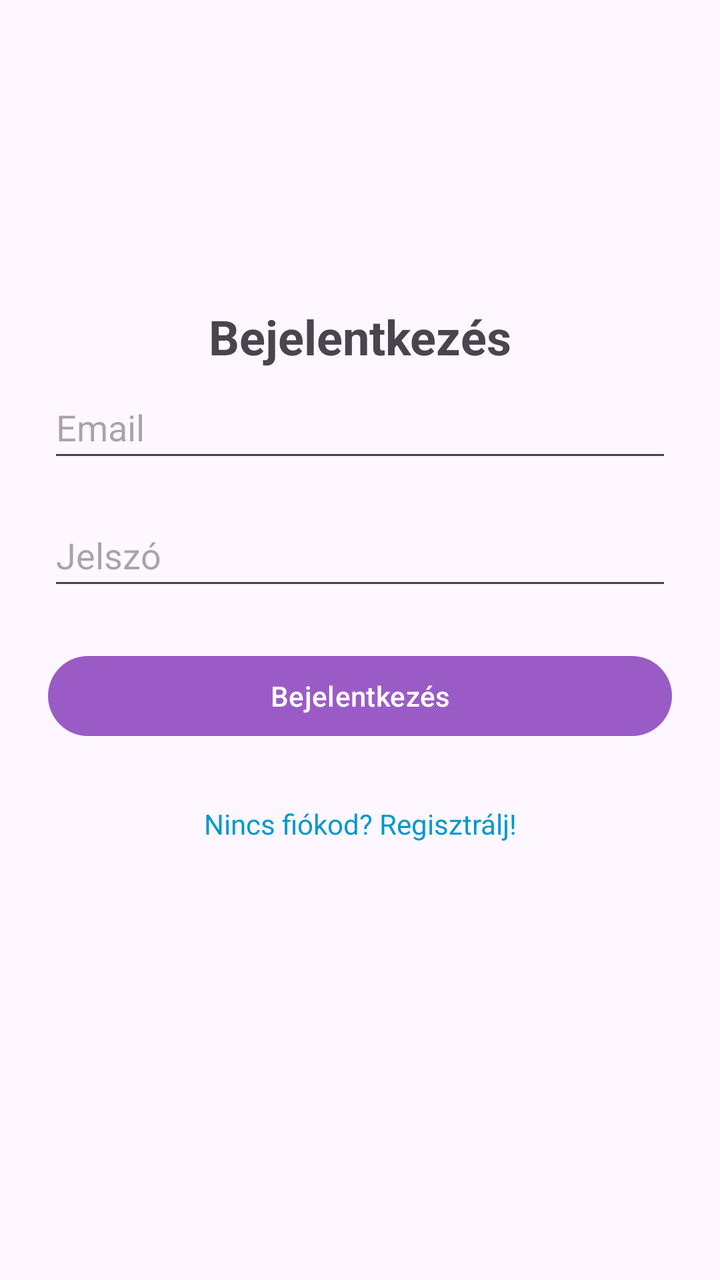
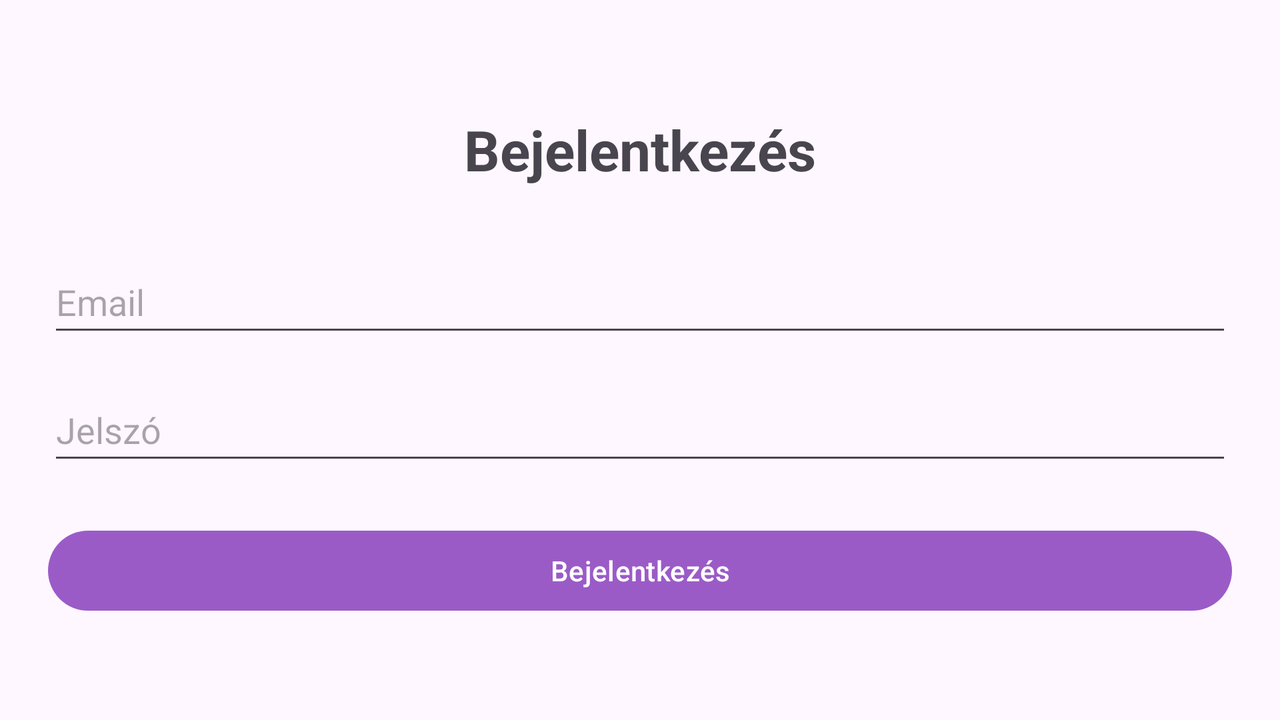

One screen, two layout resources from the same app: the default and the repository's alternative for another configuration. Each is rendered where Android would select it; the XML of both is given below.
<!-- AndroidManifest.xml: application theme Base.Theme.MyApplication -->
<!-- res/layout/activity_main.xml -->
<?xml version="1.0" encoding="utf-8"?>
<androidx.constraintlayout.widget.ConstraintLayout xmlns:android="http://schemas.android.com/apk/res/android"
    xmlns:app="http://schemas.android.com/apk/res-auto"
    xmlns:tools="http://schemas.android.com/tools"
    android:layout_width="match_parent"
    android:layout_height="match_parent"
    tools:context=".ui.MainActivity"
    android:padding="24dp"
    android:background="@drawable/background">

    
    <TextView
        android:id="@+id/titleText"
        android:layout_width="wrap_content"
        android:layout_height="wrap_content"
        app:layout_constraintTop_toTopOf="parent"
        app:layout_constraintStart_toStartOf="parent"
        app:layout_constraintEnd_toEndOf="parent"
        android:text="Bejelentkezés"
        android:textSize="24sp"
        android:textStyle="bold"
        android:layout_marginBottom="32dp"
        android:layout_marginTop="128dp"/>

    
    <LinearLayout
        android:id="@+id/loginContainer"
        android:layout_width="0dp"
        android:layout_height="wrap_content"
        android:orientation="vertical"
        android:gravity="center_horizontal"
        app:layout_constraintTop_toTopOf="parent"
        app:layout_constraintBottom_toBottomOf="parent"
        app:layout_constraintStart_toStartOf="parent"
        app:layout_constraintEnd_toEndOf="parent">


        
        <EditText
            android:id="@+id/emailEditText"
            android:layout_width="match_parent"
            android:layout_height="48dp"
            android:hint="Email"
            android:inputType="textEmailAddress"
            android:layout_marginBottom="16dp" />

        
        <EditText
            android:id="@+id/passwordEditText"
            android:layout_width="match_parent"
            android:layout_height="48dp"
            android:hint="Jelszó"
            android:inputType="textPassword"
            android:layout_marginBottom="24dp" />

        
        <Button
            android:id="@+id/loginButton"
            android:layout_width="match_parent"
            android:layout_height="wrap_content"
            android:text="Bejelentkezés" />

        
        <TextView
            android:id="@+id/registerLink"
            android:layout_width="wrap_content"
            android:layout_height="wrap_content"
            android:text="Nincs fiókod? Regisztrálj!"
            android:textColor="@android:color/holo_blue_dark"
            android:layout_marginTop="16dp"
            android:layout_marginBottom="16dp"
            android:minHeight="48dp"
            android:paddingVertical="12dp"
            android:gravity="center"
            android:clickable="true"/>
    </LinearLayout>

</androidx.constraintlayout.widget.ConstraintLayout>
<!-- resources referenced by this layout -->
<resources>
  <style name="Base.Theme.MyApplication" parent="Theme.Material3.DayNight.NoActionBar">
          <item name="colorPrimary">@color/colorPrimary</item>
          <item name="colorPrimaryContainer">@color/colorPrimaryVariant</item>
          <item name="colorSecondary">@color/colorSecondary</item>
      </style>
  <color name="colorPrimary">#9B5BC7</color>
  <color name="colorPrimaryVariant">#7043A2</color>
  <color name="colorSecondary">#6909D1</color>
</resources>
<!-- res/layout-land/activity_main.xml (the repository's variant of the layout above) -->
<!-- drawn on the phone turned sideways -->
<?xml version="1.0" encoding="utf-8"?>
<androidx.constraintlayout.widget.ConstraintLayout xmlns:android="http://schemas.android.com/apk/res/android"
    xmlns:app="http://schemas.android.com/apk/res-auto"
    xmlns:tools="http://schemas.android.com/tools"
    android:layout_width="match_parent"
    android:layout_height="match_parent"
    tools:context=".ui.MainActivity"
    android:padding="24dp"
    android:background="@drawable/background">

    
    <TextView
        android:id="@+id/titleText"
        android:layout_width="wrap_content"
        android:layout_height="wrap_content"
        app:layout_constraintTop_toTopOf="parent"
        app:layout_constraintStart_toStartOf="parent"
        app:layout_constraintEnd_toEndOf="parent"
        android:text="Bejelentkezés"
        android:textSize="28sp"
        android:textStyle="bold"
        android:layout_marginBottom="32dp"
        android:layout_marginTop="32dp"/>

    
    <LinearLayout
        android:id="@+id/loginContainer"
        android:layout_width="0dp"
        android:layout_height="wrap_content"
        android:orientation="vertical"
        android:gravity="center_horizontal"
        app:layout_constraintTop_toBottomOf="@id/titleText"
        app:layout_constraintStart_toStartOf="parent"
        app:layout_constraintEnd_toEndOf="parent"
        android:weightSum="1"
        android:layout_marginTop="32dp">

        
        <EditText
            android:id="@+id/emailEditText"
            android:layout_width="match_parent"
            android:layout_height="48dp"
            android:hint="Email"
            android:inputType="textEmailAddress"
            android:layout_marginBottom="16dp" />

        
        <EditText
            android:id="@+id/passwordEditText"
            android:layout_width="match_parent"
            android:layout_height="48dp"
            android:hint="Jelszó"
            android:inputType="textPassword"
            android:layout_marginBottom="24dp" />

        
        <Button
            android:id="@+id/loginButton"
            android:layout_width="match_parent"
            android:layout_height="wrap_content"
            android:text="Bejelentkezés" />

        
        <TextView
            android:id="@+id/registerLink"
            android:layout_width="wrap_content"
            android:layout_height="wrap_content"
            android:text="Nincs fiókod? Regisztrálj!"
            android:textColor="@android:color/holo_blue_dark"
            android:layout_marginTop="16dp"
            android:layout_marginBottom="16dp"
            android:minHeight="48dp"
            android:paddingVertical="12dp"
            android:gravity="center"
            android:clickable="true"/>
    </LinearLayout>

</androidx.constraintlayout.widget.ConstraintLayout>
